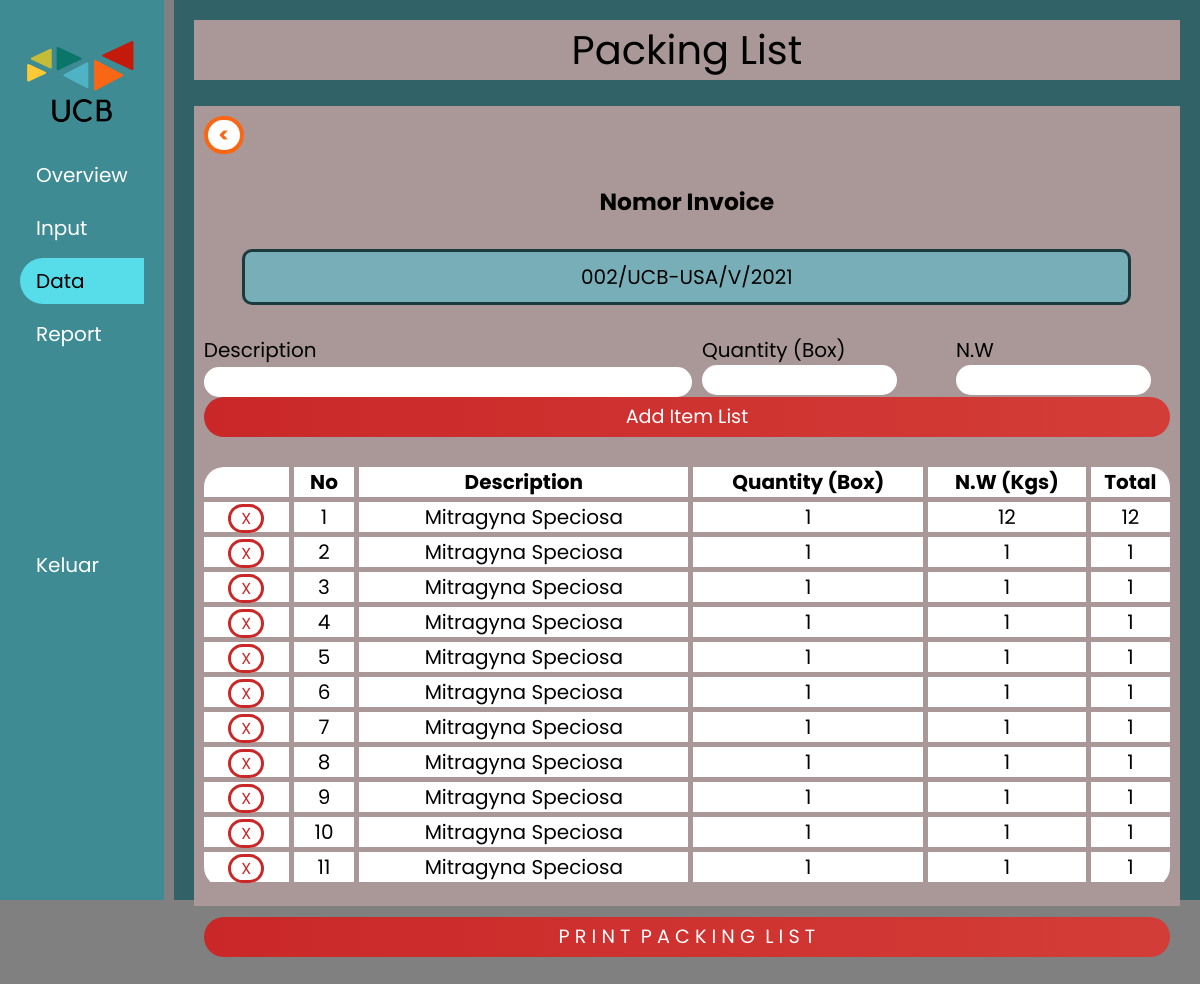
Screenshot of /Packing.php?ref=002/UCB-USA/V/2021 (signed in) with the database file from the repository.
### tables this page shows
CREATE TABLE `packing` (
  `no_packing` int(10) NOT NULL,
  `invoice_id` varchar(30) NOT NULL,
  `description` varchar(50) NOT NULL,
  `quantity` int(11) NOT NULL,
  `nw` double NOT NULL
);

### Packing.php (the view, shortened to what this page needs)
<?php
if (isset($_SESSION['username']) && isset($_SESSION['ID'])) {
    include 'Server.php';
 ?>
<!DOCTYPE html>
<html>
    <head>
        <link rel="stylesheet" type="text/css" href="./css/style-input2.css">
    </head>
    <body>
        <div class="grid">
            <div>
                <img class="logo" src="./img/logo.png">
                <ul>
                    <li><a href="Home2.php">Overview</a></li>
                    <li><a href="#">Input</a></li>
                    <li><a class="input" href="Data.php">Data</a></li>
                    <?php if(isset($_SESSION['admin']) && $_SESSION['admin']=="Yes") { ?>
                        <li><a href="Report.php">Report</a></li>
                    <?php } ?>
                    <li><a href="Logout.php">Keluar</a></li>
                </ul>
            </div>
            <div class="grid2">
                <div class="top">
                    Packing List
                </div>
                <form class="mid-master" action="" method="POST">
                    <div class="mid-bot2">
                        <a href="Data-info.php?ref=<?php echo $_GET['ref']; ?>" class="btn1-back">&lt</a>
                        <h3>Nomor Invoice</h1>
                        <br>
                        <?php if (isset($_GET['ref'])) { ?>
                            <div class="packing"><?php echo $_GET['ref']; ?></div>
                        <?php } ?> <br>
                    </div>
                    <div class="mid-bot-packing">
                        <div>
                            <label for="">Description</label><br>
                            <input list="desc" name="desc" class="list">
                        </div>
                        <div>
                            <label for="">Quantity (Box)</label><br>
                            <input class="box1" type="text" name="quantity"><br>
                        </div>
                        <div>
                            <label for="">N.W</label><br>
                            <input class="box1" type="text" name="weight"><br>
                        </div>
                    </div>
                    <div class="mid-bot2">
                    <input type="submit" class="submit" value="Add Item List" name="add-item-list" formaction="table-conn.php"><br><br>
                    <table class="tab" style="width:100%">
                            <tr>
                                <?php
                                    $inv = strval($_GET['ref']);
                                    $query = "SELECT *
                                    FROM descriptions
                                    WHERE invoice_id = '$inv' ";
                                    $Data = mysqli_query($conn, $query);
                                    if ($rowtest = mysqli_fetch_array($Data)) { ?>
                                        <th class="th1"></th>
                                    <?php }
                                ?>
                                <th class="th1">No</th>
                                <th class="th1">Description</th>
                                <th class="th1">Quantity (Box)</th>
                                <th class="th1">N.W (Kgs)</th>
                                <th>Total</th>
                            </tr>
                            <?php
                                $x=0;
                                $query = "SELECT *
                                FROM packing
                                WHERE invoice_id = '$inv' ";
                                $Data = mysqli_query($conn, $query);
                                while($row = mysqli_fetch_array($Data)) {
                                    $x++; ?>
                                    <tr>
                                        <td class="td1"><a class="delete2" href="delete-conn.php?packing=<?php echo "".$row['no_packing']."&ref=$inv"; ?> " onclick="return  confirm('Do you want to DELETE this item(s)? ')">X</a></td>
                                        <td class="td1"><?php echo $x; ?></td>
                                        <td class="td1"><?php echo "".$row['description'].""; ?></td>
                                        <td class="td1"><?php echo "".$row['quantity'].""; ?></td>
                                        <td class="td1"><?php echo "".$row['nw'].""; ?></td>
                                        <td class="td1"><?php echo "".($row['quantity']*$row['nw']).""; ?></td>
                                    </tr>
                                <?php }
                            ?>
                        </table>
                        <br>
                        <input type="submit" class="submit" value="P R I N T  P A C K I N G  L I S T" name="submit" formaction="./connection/paking-list.php?ref=<?php echo $inv; ?>" method="POST"><br><br>
                    </div>
                        <?php if (isset($_GET['success'])) { ?>
                        <div class="success"><?php echo $_GET['success']; ?></div>
                        <?php } ?> <br>
                    </div>
                </div>
    </body>
</html>
<?php
} else {
    header("Location: Login.php");
    exit();
}
?>

### css/style-input2.css (style rules this page uses)
* { padding: 0; margin: 0; box-sizing: border-box; }
h3 { text-align: center; margin: auto; }
body { font-family: 'Poppins', sans-serif; font-size: 20px; background-color:grey; }
.logo { width: 100%; }
ul { list-style-type: none; padding: 0px; }
ul >:last-child { text-align: left; margin-top: 150%; font-size: 20px; }
li a { display: block; color: white; padding: 8px 16px; text-decoration: none; margin-bottom: 7px; }
.grid { display: grid; grid-template-columns: 1fr 7fr; grid-column-gap: 10px; }
.grid > div { background-color: rgb(48, 98, 104); padding: 1em; }
.grid > div:nth-child(odd) { background-color: rgb(62,139,148); }
.grid2 { display: grid; grid-template-rows: 10% 80% 10%; }
.top { background-color: rgb(170, 152, 152); height: max-content; text-align: center; font-size: 40px; }
.mid-master { display: grid; grid-template-rows: 1fr 1fr 1fr 1fr; background-color:rgb(170, 152, 152); height: 100vh; }
.mid-bot-packing { display: grid; grid-template-columns: 50% 25% 25%; column-gap: 10px; margin-left: 10px; }
.mid-bot2 { margin-left: 10px; margin-right: 10px; align-content: center; justify-content: center; align-items: center; align-content: center; }
table, th, td { border-radius: 20px; border-collapse: collapse; }
th { border-bottom: 5px solid #aa9898; }
.th1 { border-right: 5px solid #aa9898; }
td { border-right: 5px solid #aa9898; padding-left: 10px; padding-right: 10px; }
.td1 { font-size: 20px; border-bottom: 5px solid #aa9898; }
td:last-child { border-right: none; }
.td1 { text-align: center; margin: 0; }
.tab { margin-left: auto; margin-right: auto; background-color: #FFFFFF; }
.box1 { font-family: 'Poppins', sans-serif; font-size: 20px; border: none; border-radius: 15px; height: 30px; width: 80%; }
.delete2 { padding: 0 10px; width: 80%; height: max-content; text-decoration: none; border-radius: 40px; outline: none; border: 3px solid #ca2828; font-size: 1rem; font-family: 'Poppins', sans-serif; background-color: white; cursor: pointer; color: #ca2828; background-size: 200%; transition: .5s; }
.list { font-family: 'Poppins', sans-serif; font-size: 15px; border: none; border-radius: 20px; height: 30px; width: 100%; }
.btn1-back { font-weight: bolder; margin-top: 10px; font-size: 20px; border-radius: 20px; text-align: center; display: block; width: 40px; color: #f96715; text-decoration: none; border: solid 4px #f96715; background-color: white; }
.submit { width: 100%; height: 40px; border-radius: 20px; outline: none; border: none; font-size: 1.2rem; font-family: 'Poppins', sans-serif; background-image: linear-gradient(to right, #ca2828, #d33d38, #bd0707); cursor: pointer; color: #fff; background-size: 200%; transition: .5s; }
.packing { width: 92%; font-size: 20px; height: max-content; margin: 0px auto; padding: 10px; border: 3px solid #1b3b3f; color: black; background: rgba(0, 225, 255, 0.3); border-radius: 10px; text-align: center; }
.input { border-bottom-left-radius: 40px; border-top-left-radius: 40px; background-color: rgb(87, 221, 233); color: black; }

### rows the page displays
packing: description "Mitragyna Speciosa", quantity "1", nw "12", $row['quantity']*$row['nw'] "12"
packing: description "Mitragyna Speciosa", quantity "1", nw "1", $row['quantity']*$row['nw'] "1"
packing: description "Mitragyna Speciosa", quantity "1", nw "1", $row['quantity']*$row['nw'] "1"
packing: description "Mitragyna Speciosa", quantity "1", nw "1", $row['quantity']*$row['nw'] "1"
packing: description "Mitragyna Speciosa", quantity "1", nw "1", $row['quantity']*$row['nw'] "1"
packing: description "Mitragyna Speciosa", quantity "1", nw "1", $row['quantity']*$row['nw'] "1"
packing: description "Mitragyna Speciosa", quantity "1", nw "1", $row['quantity']*$row['nw'] "1"
packing: description "Mitragyna Speciosa", quantity "1", nw "1", $row['quantity']*$row['nw'] "1"
packing: description "Mitragyna Speciosa", quantity "1", nw "1", $row['quantity']*$row['nw'] "1"
packing: description "Mitragyna Speciosa", quantity "1", nw "1", $row['quantity']*$row['nw'] "1"
packing: description "Mitragyna Speciosa", quantity "1", nw "1", $row['quantity']*$row['nw'] "1"

### other values shown
$_GET['ref'] "002/UCB-USA/V/2021"
